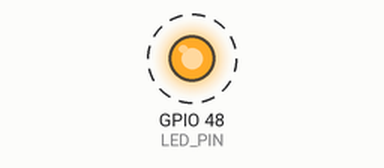
A program run on a simulated ESP32-S3. Parts: output pins drawn as LEDs (lit = HIGH). Dashed ring = blinking. What the program prints to the serial monitor is not drawn.

Above: at 0.3 s.
Timing chart, 0 to 3.1 s (numbered marks = the images above):
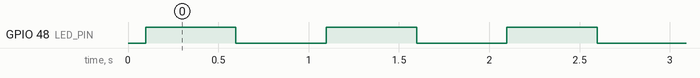

The program:

main.cpp
```cpp
// (licence header left out)
#include <Arduino.h>
#include <freertos/FreeRTOS.h>
#include <freertos/task.h>
#include <freertos/queue.h>
#include <freertos/semphr.h>

// =============================================================================
// Configuration
// =============================================================================

// Version info
#ifndef USD_VERSION
#define USD_VERSION "0.1.0"
#endif

// LED pin for status indication (ESP32-S3 DevKit)
#define LED_PIN 48

// Task stack sizes (in words, multiply by 4 for bytes)
#define STACK_SIZE_COMM     4096
#define STACK_SIZE_MOTION   4096
#define STACK_SIZE_SAFETY   2048
#define STACK_SIZE_SENSOR   2048
#define STACK_SIZE_SYNC     1024

// Task priorities (higher = more important)
// Range: 0 (idle) to configMAX_PRIORITIES-1
#define PRIORITY_SAFETY     5   // Highest - safety critical
#define PRIORITY_MOTION     4   // High - real-time control
#define PRIORITY_SYNC       3   // Medium-high - multi-MCU coordination
#define PRIORITY_SENSOR     2   // Medium - sensor polling
#define PRIORITY_COMM       1   // Lower - host communication

// Task loop rates (ms)
#define LOOP_RATE_SAFETY_MS     10      // 100 Hz
#define LOOP_RATE_MOTION_MS     1       // 1 kHz (can be faster via timer ISR)
#define LOOP_RATE_SYNC_MS       5       // 200 Hz
#define LOOP_RATE_SENSOR_MS     20      // 50 Hz
#define LOOP_RATE_COMM_MS       10      // 100 Hz

// =============================================================================
// Task Handles
// =============================================================================

TaskHandle_t taskHandleComm = nullptr;
TaskHandle_t taskHandleMotion = nullptr;
TaskHandle_t taskHandleSafety = nullptr;
TaskHandle_t taskHandleSensor = nullptr;
TaskHandle_t taskHandleSync = nullptr;

// =============================================================================
// Shared Resources (Mutexes/Queues)
// =============================================================================

SemaphoreHandle_t serialMutex = nullptr;    // Protect Serial output

// =============================================================================
// Debug Logging
// =============================================================================

/**
 * @brief Thread-safe debug print
 * @param tag Module tag (e.g., "MOTION", "SAFETY")
 * @param msg Message to print
 */
void usd_log(const char* tag, const char* msg) {
    if (xSemaphoreTake(serialMutex, pdMS_TO_TICKS(10)) == pdTRUE) {
        Serial.printf("[%s] %s\n", tag, msg);
        xSemaphoreGive(serialMutex);
    }
}

/**
 * @brief Thread-safe formatted debug print
 */
void usd_logf(const char* tag, const char* fmt, ...) {
    char buffer[128];
    va_list args;
    va_start(args, fmt);
    vsnprintf(buffer, sizeof(buffer), fmt, args);
    va_end(args);
    usd_log(tag, buffer);
}

// =============================================================================
// Task Implementations
// =============================================================================

/**
 * @brief Communication Task - Host protocol handling
 *
 * Handles USB-CDC communication with host:
 * - Receives commands (COBS-framed)
 * - Sends responses and telemetry
 * - Manages command queue
 */
void taskComm(void* pvParameters) {
    (void)pvParameters;
    usd_log("COMM", "Task started");

    TickType_t lastWake = xTaskGetTickCount();

    for (;;) {
        // TODO: Process incoming commands
        // TODO: Send pending telemetry

        vTaskDelayUntil(&lastWake, pdMS_TO_TICKS(LOOP_RATE_COMM_MS));
    }
}

/**
 * @brief Motion Task - Real-time motor control
 *
 * Highest-rate control loop:
 * - Trajectory interpolation
 * - Step pulse generation (or delegates to MCPWM)
 * - Position/velocity loop execution
 */
void taskMotion(void* pvParameters) {
    (void)pvParameters;
    usd_log("MOTION", "Task started");

    TickType_t lastWake = xTaskGetTickCount();

    for (;;) {
        // TODO: Execute motion profile step
        // TODO: Update position tracking
        // TODO: PID loop iteration (when closed-loop enabled)

        vTaskDelayUntil(&lastWake, pdMS_TO_TICKS(LOOP_RATE_MOTION_MS));
    }
}

/**
 * @brief Safety Task - Fault monitoring and protection
 *
 * Monitors system health:
 * - Watchdog feeding
 * - Thermal monitoring
 * - Limit switch checking
 * - Emergency stop handling
 */
void taskSafety(void* pvParameters) {
    (void)pvParameters;
    usd_log("SAFETY", "Task started");

    TickType_t lastWake = xTaskGetTickCount();
    static bool ledState = false;

    for (;;) {
        // Heartbeat LED
        ledState = !ledState;
        digitalWrite(LED_PIN, ledState);

        // TODO: Check thermal limits
        // TODO: Check limit switches
        // TODO: Feed watchdog
        // TODO: Monitor task health

        vTaskDelayUntil(&lastWake, pdMS_TO_TICKS(LOOP_RATE_SAFETY_MS * 50)); // Blink at 1Hz
    }
}

/**
 * @brief Sensor Task - Encoder and feedback reading
 *
 * Polls sensors:
 * - AS5600 magnetic encoder (I2C)
 * - Temperature sensors
 * - IMU (if present)
 */
void taskSensor(void* pvParameters) {
    (void)pvParameters;
    usd_log("SENSOR", "Task started");

    TickType_t lastWake = xTaskGetTickCount();

    for (;;) {
        // TODO: Read encoder position
        // TODO: Read temperature
        // TODO: Publish to shared state

        vTaskDelayUntil(&lastWake, pdMS_TO_TICKS(LOOP_RATE_SENSOR_MS));
    }
}

/**
 * @brief Sync Task - Multi-MCU coordination
 *
 * Handles distributed network:
 * - GPIO sync pulse generation/reception
 * - Node discovery (future)
 * - Coordinated motion start
 */
void taskSync(void* pvParameters) {
    (void)pvParameters;
    usd_log("SYNC", "Task started");

    TickType_t lastWake = xTaskGetTickCount();

    for (;;) {
        // TODO: Check/generate sync signals
        // TODO: Handle multi-MCU coordination

        vTaskDelayUntil(&lastWake, pdMS_TO_TICKS(LOOP_RATE_SYNC_MS));
    }
}

// =============================================================================
// Setup
// =============================================================================

void setup() {
    // Initialize serial for debugging (USB-CDC)
    Serial.begin(115200);
    while (!Serial && millis() < 3000) {
        // Wait up to 3 seconds for USB-CDC connection
    }

    // Create mutex for serial access
    serialMutex = xSemaphoreCreateMutex();

    // Print startup banner
    Serial.println();
    Serial.println("╔═══════════════════════════════════════════════════════╗");
    Serial.println("║        USD - Ultimate Stepper Driver                  ║");
    Serial.println("║        Version: " USD_VERSION "                                  ║");
    Serial.println("║        Platform: ESP32-S3 @ 240MHz                    ║");
    Serial.println("╚═══════════════════════════════════════════════════════╝");
    Serial.println();

    // Initialize LED
    pinMode(LED_PIN, OUTPUT);

    // -------------------------------------------------------------------------
    // Create FreeRTOS Tasks
    // -------------------------------------------------------------------------

    Serial.println("[INIT] Creating FreeRTOS tasks...");

    BaseType_t result;

    // Safety task (highest priority)
    result = xTaskCreatePinnedToCore(
        taskSafety,
        "safety",
        STACK_SIZE_SAFETY,
        nullptr,
        PRIORITY_SAFETY,
        &taskHandleSafety,
        1   // Run on Core 1 (app core)
    );
    Serial.printf("[INIT] Safety task: %s\n", result == pdPASS ? "OK" : "FAILED");

    // Motion task (high priority, Core 1 for real-time)
    result = xTaskCreatePinnedToCore(
        taskMotion,
        "motion",
        STACK_SIZE_MOTION,
        nullptr,
        PRIORITY_MOTION,
        &taskHandleMotion,
        1   // Run on Core 1 (app core)
    );
    Serial.printf("[INIT] Motion task: %s\n", result == pdPASS ? "OK" : "FAILED");

    // Sync task (medium-high priority)
    result = xTaskCreatePinnedToCore(
        taskSync,
        "sync",
        STACK_SIZE_SYNC,
        nullptr,
        PRIORITY_SYNC,
        &taskHandleSync,
        1   // Run on Core 1
    );
    Serial.printf("[INIT] Sync task: %s\n", result == pdPASS ? "OK" : "FAILED");

    // Sensor task (medium priority)
    result = xTaskCreatePinnedToCore(
        taskSensor,
        "sensor",
        STACK_SIZE_SENSOR,
        nullptr,
        PRIORITY_SENSOR,
        &taskHandleSensor,
        0   // Run on Core 0 (I2C/SPI not time-critical)
    );
    Serial.printf("[INIT] Sensor task: %s\n", result == pdPASS ? "OK" : "FAILED");

    // Communication task (lower priority, Core 0)
    result = xTaskCreatePinnedToCore(
        taskComm,
        "comm",
        STACK_SIZE_COMM,
        nullptr,
        PRIORITY_COMM,
        &taskHandleComm,
        0   // Run on Core 0 (USB handled here)
    );
    Serial.printf("[INIT] Comm task: %s\n", result == pdPASS ? "OK" : "FAILED");

    // -------------------------------------------------------------------------
    // Initialization Complete
    // -------------------------------------------------------------------------

    Serial.println();
    Serial.println("[INIT] ═══════════════════════════════════════════════════");
    Serial.println("[INIT] USD firmware initialized successfully");
    Serial.println("[INIT] FreeRTOS scheduler running");
    Serial.println("[INIT] ═══════════════════════════════════════════════════");
    Serial.println();
}

// =============================================================================
// Main Loop (runs as lowest priority task)
// =============================================================================

void loop() {
    // Arduino loop() runs as a FreeRTOS task with priority 1
    // We use this for non-time-critical background work

    static uint32_t lastStats = 0;

    // Print task stats every 10 seconds (debug)
    #if USD_DEBUG
    if (millis() - lastStats >= 10000) {
        lastStats = millis();

        if (xSemaphoreTake(serialMutex, pdMS_TO_TICKS(100)) == pdTRUE) {
            Serial.println("\n[DEBUG] Task Statistics:");
            Serial.printf("  Free heap: %d bytes\n", ESP.getFreeHeap());
            Serial.printf("  Min free heap: %d bytes\n", ESP.getMinFreeHeap());

            // Task stack high water marks
            if (taskHandleMotion) {
                Serial.printf("  Motion stack free: %d words\n",
                    uxTaskGetStackHighWaterMark(taskHandleMotion));
            }
            if (taskHandleComm) {
                Serial.printf("  Comm stack free: %d words\n",
                    uxTaskGetStackHighWaterMark(taskHandleComm));
            }
            Serial.println();
            xSemaphoreGive(serialMutex);
        }
    }
    #endif

    // Yield to other tasks
    vTaskDelay(pdMS_TO_TICKS(100));
}
```

Measured:
- by itself, GPIO 48 (LED_PIN): alternates HIGH for 0.50 s and LOW for 0.50 s
